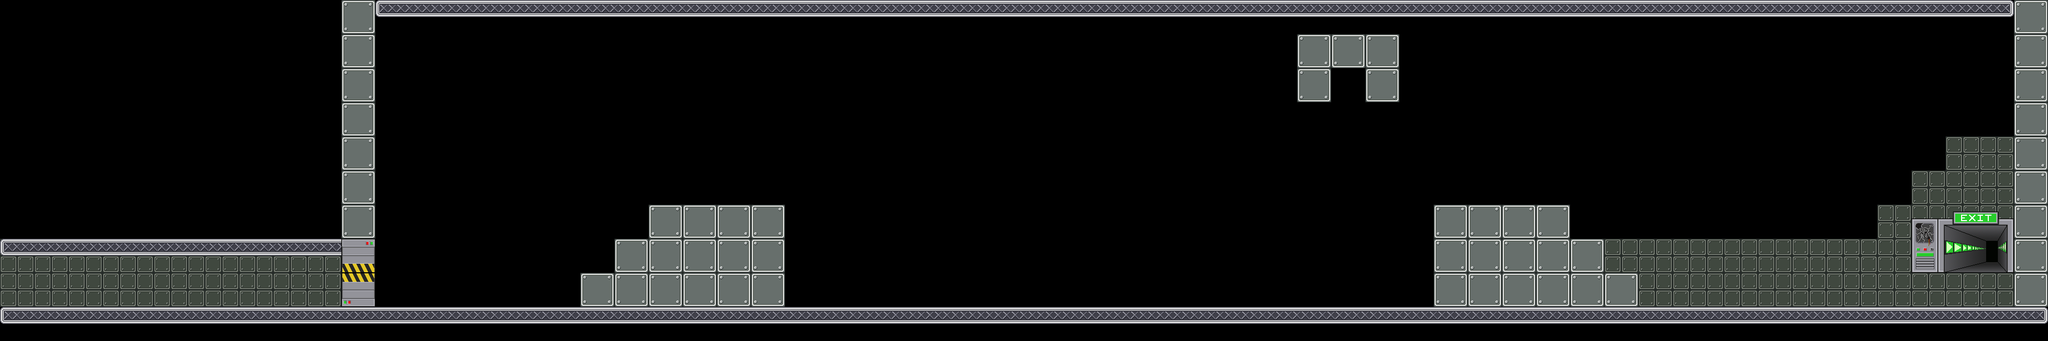

A level layout from a 2D game, rendered from its tile map. Below: a short description, then the map file with tile-grid data replaced by summaries:
An orthogonal 60x10 tile map with 64x64 px tiles, 2 tile layers (foreground, front), 20 tilesets and 74 objects (Attractive).

<map version="1.0" orientation="orthogonal" width="60" height="10" tilewidth="64" tileheight="64">
 <tileset firstgid="1" name="mur" tilewidth="64" tileheight="64">
  <image source="data/mur.png" trans="ffffff" width="64" height="64" />
 </tileset>
 <tileset firstgid="2" name="sol" tilewidth="64" tileheight="64">
  <image source="data/sol.png" trans="ffffff" width="64" height="64" />
 </tileset>
 <tileset firstgid="3" name="alone" tilewidth="64" tileheight="64">
  <image source="data/alone.png" width="64" height="64" />
 </tileset>
 <tileset firstgid="4" name="left" tilewidth="64" tileheight="64">
  <image source="data/left.png" width="64" height="64" />
 </tileset>
 <tileset firstgid="5" name="mid" tilewidth="64" tileheight="64">
  <image source="data/mid.png" width="64" height="64" />
 </tileset>
 <tileset firstgid="6" name="right" tilewidth="64" tileheight="64">
  <image source="data/right.png" width="64" height="64" />
 </tileset>
 <tileset firstgid="7" name="portebas" tilewidth="64" tileheight="64">
  <image source="data/portebas.png" width="64" height="64" />
 </tileset>
 <tileset firstgid="8" name="portehaut" tilewidth="64" tileheight="64">
  <image source="data/portehaut.png" width="64" height="64" />
 </tileset>
 <tileset firstgid="9" name="fin" tilewidth="192" tileheight="128">
  <image source="data/fin.png" width="192" height="128" />
 </tileset>
 <tileset firstgid="10" name="citerne" tilewidth="418" tileheight="632">
  <tileoffset x="0" y="632" />
  <image source="data/citerne.png" width="418" height="632" />
 </tileset>
 <tileset firstgid="11" name="container1" tilewidth="610" tileheight="276">
  <tileoffset x="0" y="195" />
  <image source="data/container1.png" width="610" height="276" />
 </tileset>
 <tileset firstgid="12" name="container2" tilewidth="480" tileheight="330">
  <tileoffset x="0" y="280" />
  <image source="data/container2.png" width="480" height="330" />
 </tileset>
 <tileset firstgid="13" name="cable1" tilewidth="77" tileheight="372">
  <tileoffset x="0" y="372" />
  <image source="data/cable1.png" width="77" height="372" />
 </tileset>
 <tileset firstgid="14" name="passerelle1" tilewidth="198" tileheight="342">
  <tileoffset x="0" y="342" />
  <image source="data/passerelle1.png" width="198" height="342" />
 </tileset>
 <tileset firstgid="15" name="passerelle2" tilewidth="122" tileheight="599">
  <tileoffset x="0" y="599" />
  <image source="data/passerelle2.png" width="122" height="599" />
 </tileset>
 <tileset firstgid="16" name="cable2" tilewidth="46" tileheight="243">
  <tileoffset x="0" y="243" />
  <image source="data/cable2.png" width="46" height="243" />
 </tileset>
 <tileset firstgid="17" name="mur2" tilewidth="64" tileheight="64">
  <image source="data/mur2.png" width="64" height="64" />
 </tileset>
 <tileset firstgid="18" name="lamp1" tilewidth="64" tileheight="64">
  <image source="data/lamp1.png" width="64" height="64" />
 </tileset>
 <tileset firstgid="19" name="lamp2" tilewidth="64" tileheight="64">
  <image source="data/lamp2.png" width="64" height="64" />
 </tileset>
 <tileset firstgid="20" name="cable" tilewidth="64" tileheight="64">
  <image source="data/cable.png" width="64" height="64" />
 </tileset>
 <layer name="foreground" width="70" height="10">
  <data>[700 cells, 52 non-empty, 1 distinct tile ids]</data>
 </layer>
 <layer name="front" width="70" height="10">
  <data>[700 cells, 172 non-empty, 8 distinct tile ids]</data>
 </layer>
 <objectgroup color="#00ff00" name="wall" width="70" height="10">
  <object x="3776" y="0" width="64" height="576" />
  <object x="640" y="0" width="64" height="576" />
  <object x="1408" y="448" width="64" height="128" />
  <object x="2688" y="448" width="64" height="128" />
  <object x="2496" y="64" width="64" height="64" />
  <object x="2560" y="64" width="64" height="128" />
  <object x="2432" y="64" width="64" height="128" />
 </objectgroup>
 <objectgroup color="#0000ff" name="platform" width="70" height="10">
  <object x="640" y="576" width="3200" height="64" />
  <object x="704" y="0" width="3072" height="64" />
  <object x="2688" y="384" width="256" height="64" />
  <object x="2944" y="448" width="64" height="64" />
  <object x="3008" y="512" width="64" height="64" />
  <object x="1152" y="448" width="64" height="64" />
  <object x="1216" y="384" width="256" height="64" />
  <object x="1088" y="512" width="64" height="64" />
 </objectgroup>
 <objectgroup color="#ffffff" name="movable" width="70" height="10" />
 <objectgroup color="#ff6666" name="destroyable" width="70" height="10" />
 <objectgroup color="#800000" name="metalman" width="70" height="10">
  <object x="768" y="512" width="64" height="64">
   <properties>
    <property name="powers" value="Alu" />
   </properties>
  </object>
 </objectgroup>
 <objectgroup color="#800000" name="generator" width="70" height="10">
  <object type="Attractive" x="2496" y="128" width="64" height="64">
   <properties>
    <property name="enabled" value="true" />
    <property name="id" value="2" />
   </properties>
  </object>
 </objectgroup>
 <objectgroup color="#66ccff" name="switch" width="70" height="10">
  <object x="1856" y="320" width="64" height="64">
   <properties>
    <property name="id" value="2" />
   </properties>
  </object>
  <object x="2496" y="192" width="64" height="64">
   <properties>
    <property name="id" value="2" />
   </properties>
  </object>
 </objectgroup>
 <objectgroup color="#e6e6e6" name="metal" width="70" height="10" />
 <objectgroup color="#333333" name="gate" width="70" height="10">
  <object x="1920" y="384" width="64" height="64">
   <properties>
    <property name="animid" value="9" />
    <property name="next" value="8" />
    <property name="prev" value="10" />
    <property name="type" value="MillieuHD" />
   </properties>
  </object>
  <object x="1536" y="384" width="64" height="64">
   <properties>
    <property name="animid" value="2" />
    <property name="next" value="3" />
    <property name="prev" value="1" />
    <property name="type" value="MillieuHG" />
   </properties>
  </object>
  <object x="1664" y="384" width="64" height="64">
   <properties>
    <property name="animid" value="4" />
    <property name="next" value="5" />
    <property name="prev" value="3" />
    <property name="type" value="MillieuHG" />
   </properties>
  </object>
  <object x="1984" y="384" width="64" height="64">
   <properties>
    <property name="animid" value="10" />
    <property name="next" value="9" />
    <property name="prev" value="11" />
    <property name="type" value="MillieuHD" />
   </properties>
  </object>
  <object x="1856" y="384" width="64" height="64">
   <properties>
    <property name="animid" value="8" />
    <property name="next" value="7" />
    <property name="prev" value="9" />
    <property name="type" value="MillieuHD" />
   </properties>
  </object>
  <object x="2048" y="384" width="64" height="64">
   <properties>
    <property name="animid" value="11" />
    <property name="closeid" value="2" />
    <property name="next" value="10" />
    <property name="type" value="DebutHD" />
   </properties>
  </object>
  <object x="1600" y="384" width="64" height="64">
   <properties>
    <property name="animid" value="3" />
    <property name="next" value="4" />
    <property name="prev" value="2" />
    <property name="type" value="MillieuHG" />
   </properties>
  </object>
  </objectgroup>
 <objectgroup color="#004080" name="acid" width="70" height="10">
  <!-- 38 objects omitted --></objectgroup>
 <objectgroup color="#ffff00" name="arc" width="70" height="10" />
 <objectgroup color="#ffff00" name="levelend" width="70" height="10">
  <!-- 1 objects omitted --></objectgroup>
 <objectgroup color="#800080" name="gateswitch" width="70" height="10">
  <!-- 1 objects omitted --></objectgroup>
 <objectgroup name="lamps" width="70" height="10" />
</map>
<!-- 48 of 74 objects omitted -->
